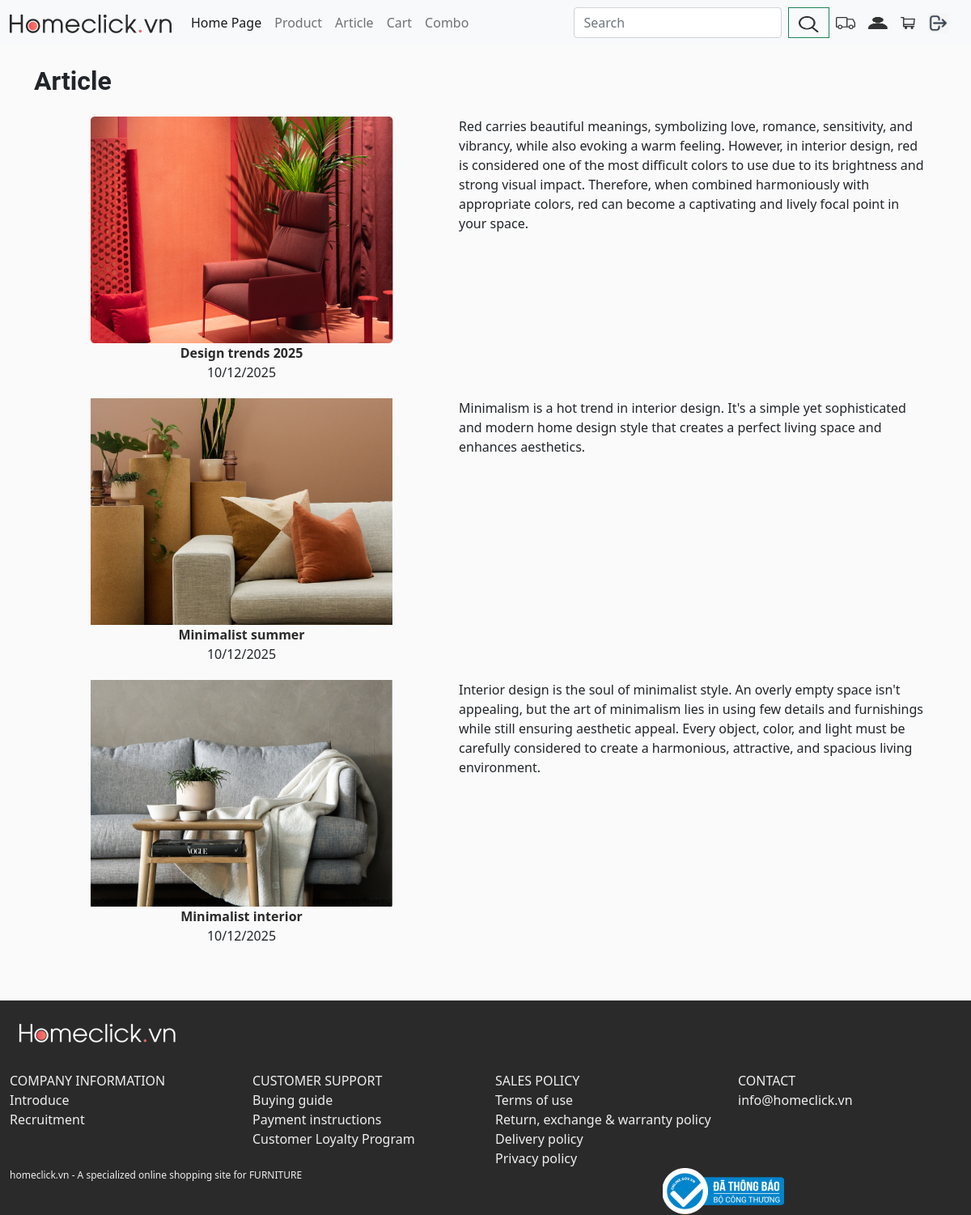
The app's page /article/ with its own data.
### app/models.py (models this page shows, shortened)
class Article (models.Model):
    name = models.CharField(max_length=200, null=True)
    date_up = models.CharField(max_length=10, null=True)
    image = models.ImageField(null=True, blank=True)
    content = models.TextField(null=True)

### app/views.py (the view)
# urls.py: path("article/", views.article, name="article"),
def article(request):
    is_admin = _is_admin(request)
    customer, order, items, cartItems = _get_order_context(request)
    articles = Article.objects.all()
    context = {
        "articles": articles,
        "cartItems": cartItems,
        "is_admin": is_admin,
    }
    return render(request, "app/article.html", context)

### app/views.py (called while the page is built)
def _is_admin(request) -> bool:
    return bool(request.session.get("admin", False))

def _get_order_context(request):
    if request.user.is_authenticated and not _is_admin(request) and hasattr(request.user, "customer"):
        customer = request.user.customer
        order, _ = Order.objects.get_or_create(customer=customer, complete=False)
        items = order.orderitem_set.all()
        cartItems = order.get_cart_items
        return customer, order, items, cartItems
    customer = None
    order = {'get_cart_items': 0, 'get_cart_total': 0}
    items = []
    cartItems = 0
    return customer, order, items, cartItems

### app/templates/app/article.html
{% extends 'app/base.html' %}
{% load static %}
{% block article_content %}
  {% load static %}
  <div class="container">
    <div class="title">Article</div>
    <div class="row article-container justify-content-around mb-5">
      {% for article in articles %}
      <div class="row">
        <div class="content col-lg-5 mx-4">
          <div class="article-img ">
            <img src="{{ article.image.url }}" alt="" />
          </div>
          <div class="article-content text-center">
            <div class="article-name">{{ article.name }}</div>
            <div class="article-code">{{ article.date_up }}</div>
          </div>
        </div>
        <div class="content col">
          <div class="article-code">{{ article.content }}</div>
        </div>
      </div>
      {% endfor %}
    </div>
  </div>
{% endblock %}

### app/static/app/css/main.css (style rules this page uses)
body { background-color: hsl(0, 0%, 98%); overflow-x: hidden; }
.article-container { justify-content: space-around; }

### app/static/app/css/product.css (style rules this page uses)
.content { margin-bottom: 20px; }
.title { font-family: "Roboto", sans-serif; font-weight: 700; font-size: 32px; margin: 20px 0px; }
.product-name, .article-name { color: #2A2A2A; font-weight: 600; }
.content { display: flex; flex-direction: column; align-items: center; }

### app/static/app/css/footer.css (style rules this page uses)
.title { display: flex; flex-direction: row; align-items: center; justify-content: space-between; }

### records on screen
Article: image (picture), name "Design trends 2025", date_up "10/12/2025", content "Red carries beautiful meanings, symbolizing love, romance, sensitivity, and vibrancy, while also evoking a warm feeling. However, in interior design, red is considered one of the most difficult colors to use due to its brightness and strong visual impact. Therefore, when combined harmoniously with appropriate colors, red can become a captivating and lively focal point in your space."
Article: image (picture), name "Minimalist summer", date_up "10/12/2025", content "Minimalism is a hot trend in interior design. It's a simple yet sophisticated and modern home design style that creates a perfect living space and enhances aesthetics."
Article: image (picture), name "Minimalist interior", date_up "10/12/2025", content "Interior design is the soul of minimalist style. An overly empty space isn't appealing, but the art of minimalism lies in using few details and furnishings while still ensuring aesthetic appeal. Every object, color, and light must be carefully considered to create a harmonious, attractive, and spacious living environment."
